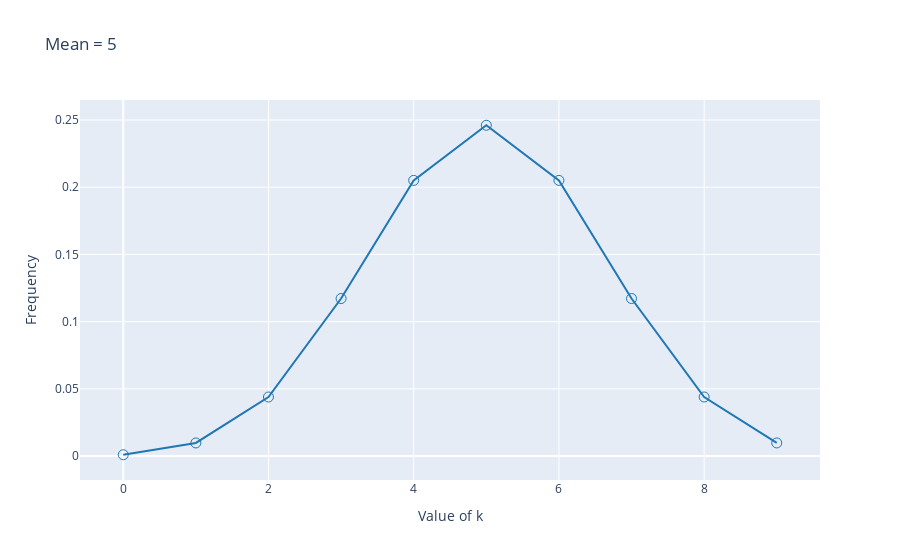

The code cell stored with this chart in its notebook:
### Markdown cell above
#### Interactive Widget

### Code cell
import ipywidgets as widgets
from IPython.display import display
import plotly.offline as pyoff
import plotly.graph_objs as go
import plotly.tools as tools
pyoff.init_notebook_mode(connected=True)

def totProbView(n, p, q):
    pList = [binom(n,k)*(p**k)*(q**(n-k)) for k in range(n)]
    kList = [k for k in range(n)]
    print("Total probability = {0:.3f}".format(sum(pList)))
    pyoff.iplot({'data': [{"x": kList, "y": pList,
                 'marker': {'color': '#1F77B4', 'size': 10, 'symbol': 'circle-open'},
                 'mode': 'markers + lines',
                 'type': 'scatter'}],
                 'layout': {'title': "Mean = {}".format(int(n*p)),
                  'xaxis': {'title': "Value of k"},
                  'yaxis': {'title': "Frequency"}}})

#Setup Slider and Bind Dependent Arguments
pWidget = widgets.FloatSlider(min=0.0, max=0.99, step=0.01, value=0.5, continuous_update=False)
qWidget = widgets.FloatSlider(min=0.0, max=0.99, step=0.01, value=0.5, continuous_update=False)
nWidget = widgets.IntSlider(min=1, max=1000, step=1, value=10, continuous_update=False)

def pUpdate(*args):
    qWidget.value = 1.0 - pWidget.value
    
def qUpdate(*args):
    pWidget.value = 1.0 - qWidget.value
    
pWidget.observe(pUpdate, 'value')
qWidget.observe(qUpdate, 'value')

widgets.interact(totProbView, p=pWidget, q=qWidget, n=nWidget);

### Figure 1 — Plotly figure (JSON) as saved in the notebook; plotly's stock layout.template omitted (floating-point values rounded to 4 significant figures)
{"data": [{"marker": {"color": "#1F77B4", "size": 10, "symbol": "circle-open"}, "mode": "markers+lines", "type": "scatter", "x": [0, 1, 2, 3, 4, 5, 6, 7, 8, 9], "y": [0.0009766, 0.009766, 0.04395, 0.1172, 0.2051, 0.2461, 0.2051, 0.1172, 0.04395, 0.009766]}], "layout": {"autosize": true, "title": {"text": "Mean = 5"}, "xaxis": {"autorange": true, "range": [-0.5656, 9.566], "title": {"text": "Value of k"}, "type": "linear"}, "yaxis": {"autorange": true, "range": [-0.02403, 0.2711], "title": {"text": "Frequency"}, "type": "linear"}}}
